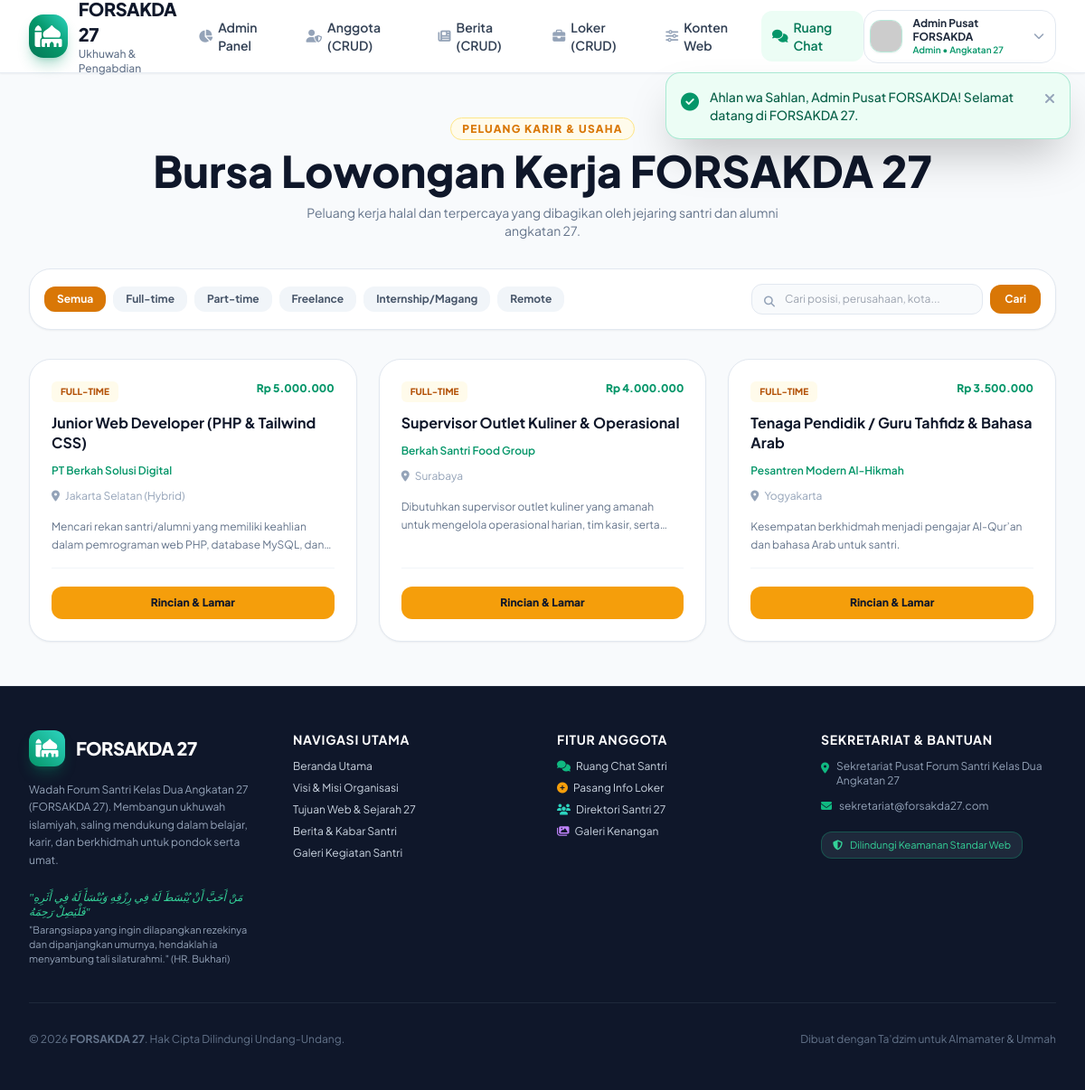
Screenshot of /views/public/loker.php (signed in) with the database file from the repository.
### tables this page shows
CREATE TABLE IF NOT EXISTS `job_vacancies` (
  `id` INT AUTO_INCREMENT PRIMARY KEY,
  `user_id` INT NOT NULL,
  `posisi` VARCHAR(150) NOT NULL,
  `perusahaan` VARCHAR(150) NOT NULL,
  `lokasi` VARCHAR(100) NOT NULL,
  `tipe_pekerjaan` ENUM('Full-time', 'Part-time', 'Freelance', 'Internship/Magang', 'Remote') DEFAULT 'Full-time',
  `gaji_min` BIGINT NULL DEFAULT 0,
  `gaji_max` BIGINT NULL DEFAULT 0,
  `deskripsi` LONGTEXT NOT NULL,
  `kualifikasi` LONGTEXT NULL,
  `kontak_lamaran` VARCHAR(255) NOT NULL,
  `logo_perusahaan` VARCHAR(255) NULL,
  `status` ENUM('open', 'closed', 'pending') DEFAULT 'open',
  `created_at` DATETIME DEFAULT CURRENT_TIMESTAMP,
  `updated_at` DATETIME DEFAULT CURRENT_TIMESTAMP ON UPDATE CURRENT_TIMESTAMP,
  INDEX (`user_id`),
  INDEX (`status`),
  INDEX (`tipe_pekerjaan`)
);

### config/security.php (called while the page is built, shortened)
<?php
function e(?string $data): string {
    return htmlspecialchars($data, ENT_QUOTES | ENT_SUBSTITUTE, 'UTF-8');
}
function sanitize_input(?string $data): string {
    $data = trim($data);
    $data = stripslashes($data);
    return strip_tags($data);
}
function format_rupiah($number): string {
    return 'Rp ' . number_format($number, 0, ',', '.');
}

### views/public/loker.php (the view, shortened to what this page needs)
<?php
require_once __DIR__ . '/../../includes/header.php';
$pdo = Database::getConnection();
$q = sanitize_input($_GET['q'] ?? '');
$tipe = sanitize_input($_GET['tipe'] ?? '');
$sql = "SELECT j.*, u.nama as pemosting_nama, u.angkatan as pemosting_angkatan
        FROM job_vacancies j
        JOIN users u ON j.user_id = u.id
        WHERE j.status = 'open'";
$params = [];
$sql .= " ORDER BY j.created_at DESC";
$stmt = $pdo->prepare($sql);
$stmt->execute($params);
$jobs = $stmt->fetchAll();
$tipeList = ['Semua', 'Full-time', 'Part-time', 'Freelance', 'Internship/Magang', 'Remote'];
?>
<main class="py-12 bg-slate-50 dark:bg-slate-950 flex-1">
    <div class="max-w-7xl mx-auto px-4 sm:px-6 lg:px-8 space-y-8">
        <div class="text-center space-y-3">
            <span class="text-xs font-extrabold uppercase tracking-widest text-amber-600 bg-amber-50 px-3 py-1 rounded-full border border-amber-200">
                Peluang Karir & Usaha
            </span>
            <h1 class="text-3xl sm:text-5xl font-black text-slate-900 dark:text-white">
                Bursa Lowongan Kerja FORSAKDA 27
            </h1>
            <p class="text-slate-500 dark:text-slate-400 text-sm max-w-xl mx-auto">
                Peluang kerja halal dan terpercaya yang dibagikan oleh jejaring santri dan alumni angkatan 27.
            </p>
        </div>
        <div class="bg-white dark:bg-slate-900 p-4 rounded-3xl border border-slate-200 dark:border-slate-800 shadow-sm flex flex-col md:flex-row items-center justify-between gap-4">
            <div class="flex items-center gap-2 overflow-x-auto w-full md:w-auto pb-2 md:pb-0">
                <?php foreach ($tipeList as $t): ?>
                    <?php
                    $isActive = ($tipe === $t) || (empty($tipe) && $t === 'Semua');
                    $linkUrl = ($t === 'Semua') ? BASE_URL . '/views/public/loker.php' : BASE_URL . '/views/public/loker.php?tipe=' . urlencode($t);
                    ?>
                    <a href="<?php echo $linkUrl; ?>" class="px-3.5 py-1.5 rounded-xl text-xs font-bold whitespace-nowrap transition <?php echo $isActive ? 'bg-amber-600 text-white shadow-sm' : 'bg-slate-100 dark:bg-slate-800 text-slate-600 dark:text-slate-300 hover:bg-amber-50'; ?>">
                        <?php echo e($t); ?>
                    </a>
                <?php endforeach; ?>
            </div>
            <form method="GET" action="" class="w-full md:w-80 flex items-center gap-2">
                <div class="relative w-full">
                    <i class="fa-solid fa-magnifying-glass absolute left-3.5 top-3 text-slate-400 text-xs"></i>
                    <input type="text" name="q" value="<?php echo e($q); ?>" placeholder="Cari posisi, perusahaan, kota..." class="w-full pl-9 pr-4 py-2 bg-slate-50 dark:bg-slate-800 border border-slate-200 dark:border-slate-700 rounded-xl text-xs focus:outline-none focus:border-amber-500 text-slate-800 dark:text-slate-200">
                </div>
                <button type="submit" class="px-4 py-2 bg-amber-600 text-white rounded-xl text-xs font-bold hover:bg-amber-500 transition">
                    Cari
                </button>
            </form>
        </div>
        <div class="grid grid-cols-1 md:grid-cols-2 lg:grid-cols-3 gap-6">
            <?php if (empty($jobs)): ?>
                <div class="col-span-3 text-center py-16 bg-white dark:bg-slate-900 rounded-3xl border border-slate-200 dark:border-slate-800 text-slate-400 text-sm">
                    <i class="fa-solid fa-briefcase text-4xl mb-3 text-slate-300"></i>
                    <p>Tidak ada info lowongan kerja ditemukan.</p>
                </div>
            <?php else: ?>
                <?php foreach ($jobs as $job): ?>
                    <div class="bg-white dark:bg-slate-900 rounded-3xl p-6 border border-slate-200 dark:border-slate-800 shadow-sm flex flex-col justify-between hover:shadow-xl transition group">
                        <div class="space-y-3">
                            <div class="flex items-start justify-between">
                                <span class="text-[10px] font-extrabold uppercase px-2.5 py-1 rounded-md bg-amber-50 dark:bg-amber-950 text-amber-700 dark:text-amber-300">
                                    <?php echo e($job['tipe_pekerjaan']); ?>
                                </span>
                                <span class="text-xs font-black text-emerald-600"><?php echo format_rupiah($job['gaji_min']); ?></span>
                            </div>
                            <h3 class="text-base font-bold text-slate-900 dark:text-white leading-snug group-hover:text-amber-600 transition">
                                <a href="<?php echo BASE_URL; ?>/views/public/loker-detail.php?id=<?php echo $job['id']; ?>">
                                    <?php echo e($job['posisi']); ?>
                                </a>
                            </h3>
                            <p class="text-xs font-semibold text-brand-600"><?php echo e($job['perusahaan']); ?></p>
                            <p class="text-xs text-slate-400"><i class="fa-solid fa-location-dot mr-1"></i> <?php echo e($job['lokasi']); ?></p>
                            <p class="text-xs text-slate-500 dark:text-slate-400 line-clamp-2 leading-relaxed pt-1">
                                <?php echo e($job['deskripsi']); ?>
                            </p>
                        </div>
                        <div class="pt-5 mt-4 border-t border-slate-100 dark:border-slate-800">
                            <a href="<?php echo BASE_URL; ?>/views/public/loker-detail.php?id=<?php echo $job['id']; ?>" class="w-full py-2.5 px-4 bg-amber-500 hover:bg-amber-400 text-slate-900 font-extrabold rounded-xl text-xs text-center transition block">
                                Rincian &amp; Lamar
                            </a>
                        </div>
                    </div>
                <?php endforeach; ?>
            <?php endif; ?>
        </div>
    </div>
</main>
<?php require_once __DIR__ . '/../../includes/footer.php'; ?>

### assets/css/custom.css (style rules this page uses)
:root { --primary: #059669; --primary-dark: #064e3b; --accent: #d97706; }
body { font-family: 'Plus Jakarta Sans', -apple-system, BlinkMacSystemFont, 'Segoe UI', Roboto, sans-serif; }

### rows the page displays
job_vacancies: tipe_pekerjaan "FULL-TIME", gaji_min "Rp 5.000.000", posisi "Junior Web Developer (PHP & Tailwind CSS)", perusahaan "PT Berkah Solusi Digital", lokasi "Jakarta Selatan (Hybrid)", deskripsi "Mencari rekan santri/alumni yang memiliki keahlian dalam pemrograman web PHP, database MySQL,…"
job_vacancies: tipe_pekerjaan "FULL-TIME", gaji_min "Rp 4.000.000", posisi "Supervisor Outlet Kuliner & Operasional", perusahaan "Berkah Santri Food Group", lokasi "Surabaya", deskripsi "Dibutuhkan supervisor outlet kuliner yang amanah untuk mengelola operasional harian, tim kasir,…"
job_vacancies: tipe_pekerjaan "FULL-TIME", gaji_min "Rp 3.500.000", posisi "Tenaga Pendidik / Guru Tahfidz & Bahasa Arab", perusahaan "Pesantren Modern Al-Hikmah", lokasi "Yogyakarta", deskripsi "Kesempatan berkhidmah menjadi pengajar Al-Qur’an dan bahasa Arab untuk santri."

### other values shown
$message "Ahlan wa Sahlan, Admin Pusat FORSAKDA! Selamat datang di FORSAKDA 27."
$currentUser['nama'] "Admin Pusat FORSAKDA"
$currentUser['role'] "Admin"
$t "Semua"
$t "Full-time"
$t "Part-time"
$t "Freelance"
$t "Internship/Magang"
$t "Remote"
APP_NAME "FORSAKDA 27"
